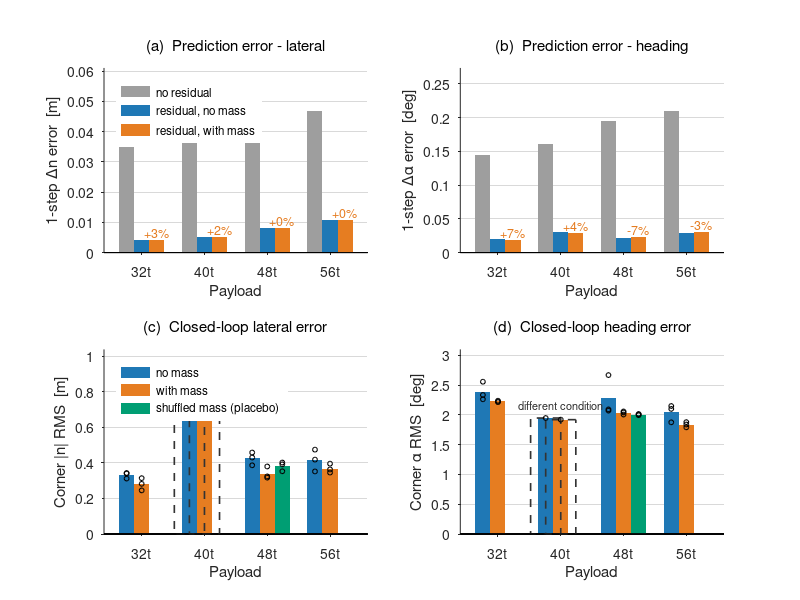

Write MATLAB code to recreate this figure.
% 적재 조건화 - MLP 입력에 무게를 넣어야 하는가 (32 / 40 / 48 / 56 t)
%
% (a)(b) 예측 오차 - 모델이 실제로 하는 일. 학습에 쓰지 않은 검증 분할에서
%        1스텝 잔차 예측 오차를 잰다. 잔차 보정은 오차를 8배 줄이지만,
%        무게를 알려줘도 Δn 은 3.0 / 2.5 / 0.1 / 0.1 % 밖에 안 줄고
%        Δα 는 +7.4 / +4.2 / -7.0 / -3.3 % 로 부호까지 갈린다.
% (c)(d) 폐루프 추종 오차 - 실주행. 조건화가 7~20% 좋아 보이지만, 무게 라벨을
%        무작위로 섞은 플라시보(48 t)가 그 이득의 51%(횡) / 112%(헤딩)를
%        재현한다. 즉 무게 정보가 아니라 입력 차원/초기값/학습 노이즈다.
%
% ** 40 t 주의 ** 40 t 폐루프만 주행 조건이 다르다 (v=12 / 10 Hz / 시드 1개,
% 나머지는 v=10 / 6.5 Hz / 시드 3개). 속도가 1.9 m/s 빨라 절대 오차가 약 2배다.
% 막대에 빗금으로 표시했다. **40 t 내부의 무게 O/X 쌍비교만 유효하다.**
%
% 데이터: fig_mass_conditioning.mat  (results/mass_conditioning.py 가 생성)
% 실행:   results/matlab/ 폴더 안에서 `plot_mass_conditioning`
% 요구:   base MATLAB 만 (툴박스 불필요). R2013a 이상.

clear; close all
load('fig_mass_conditioning.mat')

GREY = [0.62 0.62 0.62];    % 보정 없음
NOM  = [0.12 0.47 0.71];    % 무게 없음
RES  = [0.90 0.49 0.13];    % 무게 있음
PLA  = [0.00 0.62 0.45];    % 플라시보 (Okabe-Ito bluish green)

mp = mass_pred(:);   nP = numel(mp);   xp = (1:nP)';
mc = mass_cloop(:);  nC = numel(mc);   xc = (1:nC)';
w  = 0.24;
DN = 2; DA = 3;             % 채널: 1=ds 2=dn 3=dalpha 4=dv

% NaN 안전 평균 (플라시보는 48t 만, 40t 는 시드 1개라 빈 칸이 있다).
% nanmean 은 Statistics Toolbox 함수라 쓰지 않는다 - base MATLAB 만으로 계산한다.
Zs  = cloop_err;  Zs(isnan(Zs)) = 0;
SUM = squeeze(sum(Zs, 3));                      % (적재, 모델, 지표)
CNT = squeeze(sum(~isnan(cloop_err), 3));
CM  = SUM ./ max(CNT, 1);
CM(CNT == 0) = NaN;

%% ---- 수치 표 출력 (명령창) ----
% 그림만 보면 0.1% 대 차이가 안 보인다. 숫자로도 남긴다.
fprintf('\n');
fprintf('=== Mass conditioning: prediction error (held-out val, n=%d) ===\n', n_val);
fprintf('%5s | %9s %9s %9s %9s | %7s\n', 'mass', ...
        'no resid', 'no mass', 'with mass', 'shuffled', 'gain');
for k = 1:2
    if k == 1, ch = DN; sc = 1;      fprintf('--- lateral  dn [m]\n');
    else       ch = DA; sc = 180/pi; fprintf('--- heading  dalpha [deg]\n'); end
    for i = 1:nP
        e0 = pred_err(i,1,1,ch)*sc;
        e1 = mean(pred_err(i,2,:,ch))*sc;
        e2 = mean(pred_err(i,3,:,ch))*sc;
        e3 = mean(pred_err(i,4,:,ch))*sc;
        fprintf('%4dt | %9.4f %9.4f %9.4f %9.4f | %+6.1f%%\n', ...
                mp(i), e0, e1, e2, e3, 100*(e1-e2)/e1);
    end
end

fprintf('\n=== Mass conditioning: closed-loop tracking ===\n');
fprintf('%5s | %9s %9s %9s | %7s | %s\n', 'mass', ...
        'no mass', 'with mass', 'shuffled', 'gain', 'run condition');
for k = 1:2
    if k == 1, ci = 1; fprintf('--- corner |n| RMS [m]\n');
    else       ci = 2; fprintf('--- corner alpha RMS [deg]\n'); end
    for i = 1:nC
        g = 100*(CM(i,1,ci)-CM(i,2,ci))/CM(i,1,ci);
        note = ''; if k == 1, note = cloop_note{i}; end
        fprintf('%4dt | %9.3f %9.3f %9.3f | %+6.1f%% | %s\n', ...
                mc(i), CM(i,1,ci), CM(i,2,ci), CM(i,3,ci), g, note);
    end
end
fprintf(['\ngain = (no mass - with mass) / no mass.  ' ...
         'Positive = conditioning looks better.\n']);
fprintf(['Placebo (shuffled mass) carries no mass information but the same ' ...
         '8-dim input.\n']);
fprintf(['40t closed-loop ran at a different condition - compare within 40t ' ...
         'only.\n\n']);

figure('Color','w','Position',[50 40 1060 720])

%% (a)(b) 예측 오차 - 무게를 알려줘도 안 줄어든다
for k = 1:2
    if k == 1
        ch = DN; sc = 1;      ttl = '(a)  Prediction error - lateral';
        yl = '1-step \Deltan error  [m]';
    else
        ch = DA; sc = 180/pi; ttl = '(b)  Prediction error - heading';
        yl = '1-step \Delta\alpha error  [deg]';
    end
    subplot(2,2,k); hold on; box off
    set(gca,'FontSize',10,'TickDir','out','YGrid','on', ...
            'GridColor',[.85 .85 .85],'GridAlpha',1,'Layer','bottom')
    e0 = squeeze(pred_err(:,1,1,ch))*sc;
    e1 = mean(squeeze(pred_err(:,2,:,ch)),2)*sc;
    e2 = mean(squeeze(pred_err(:,3,:,ch)),2)*sc;
    b0 = bar(xp-w, e0, w, 'FaceColor', GREY, 'EdgeColor','none');
    b1 = bar(xp,   e1, w, 'FaceColor', NOM,  'EdgeColor','none');
    b2 = bar(xp+w, e2, w, 'FaceColor', RES,  'EdgeColor','none');
    for i = 1:nP
        text(xp(i)+w, e2(i)+max(e0)*0.05, ...
             sprintf('%+.0f%%', 100*(e1(i)-e2(i))/e1(i)), ...
             'HorizontalAlignment','center','FontSize',9,'Color',RES);
    end
    if k == 1
        legend([b0 b1 b2], {'no residual','residual, no mass','residual, with mass'}, ...
               'Location','northwest','Box','off','FontSize',8.5);
    end
    set(gca,'XTick',1:nP,'XTickLabel', ...
            arrayfun(@(v) sprintf('%dt',v), mp, 'UniformOutput', false))
    xlim([0.4 nP+0.6]); ylim([0 max(e0)*1.3])
    xlabel('Payload'); ylabel(yl); title(ttl,'FontSize',11,'FontWeight','normal')
end

%% (c)(d) 폐루프 추종 오차 + 플라시보
for k = 1:2
    if k == 1
        ci = 1; ttl = '(c)  Closed-loop lateral error';
        yl = 'Corner |n| RMS  [m]';
    else
        ci = 2; ttl = '(d)  Closed-loop heading error';
        yl = 'Corner \alpha RMS  [deg]';
    end
    subplot(2,2,2+k); hold on; box off
    set(gca,'FontSize',10,'TickDir','out','YGrid','on', ...
            'GridColor',[.85 .85 .85],'GridAlpha',1,'Layer','bottom')
    c0 = CM(:,1,ci);  c1 = CM(:,2,ci);  c2 = CM(:,3,ci);
    h1 = bar(xc-w, c0, w, 'FaceColor', NOM, 'EdgeColor','none');
    h2 = bar(xc,   c1, w, 'FaceColor', RES, 'EdgeColor','none');
    h3 = bar(xc+w, c2, w, 'FaceColor', PLA, 'EdgeColor','none');
    % 주행 조건이 다른 적재(40t)는 테두리로 표시 - 절대값 비교 불가
    for i = 1:nC
        if ~cloop_same(i)
            bar(xc(i)-w, c0(i), w, 'FaceColor','none', ...
                'EdgeColor',[0.2 0.2 0.2],'LineWidth',1.2,'LineStyle','--');
            bar(xc(i),   c1(i), w, 'FaceColor','none', ...
                'EdgeColor',[0.2 0.2 0.2],'LineWidth',1.2,'LineStyle','--');
            text(xc(i), max(c0(i),c1(i))*1.11, 'different condition', ...
                 'HorizontalAlignment','center','FontSize',8,'Color',[0.2 0.2 0.2]);
        end
    end
    % 시드별 개별 점 - 평균만 보면 편차가 안 보인다
    off = [-w 0 w];
    for v = 1:3
        for i = 1:nC
            sd = squeeze(cloop_err(i,v,:,ci)); sd = sd(~isnan(sd));
            plot(xc(i)+off(v)+zeros(size(sd)), sd, 'o', 'Color','k', ...
                 'MarkerSize',3.5,'LineWidth',0.8);
        end
    end
    if k == 1
        legend([h1 h2 h3], {'no mass','with mass','shuffled mass (placebo)'}, ...
               'Location','northwest','Box','off','FontSize',8.5);
    end
    set(gca,'XTick',1:nC,'XTickLabel', ...
            arrayfun(@(v) sprintf('%dt',v), mc, 'UniformOutput', false))
    xlim([0.4 nC+0.6]); ylim([0 max([c0;c1])*1.30])
    xlabel('Payload'); ylabel(yl); title(ttl,'FontSize',11,'FontWeight','normal')
end
